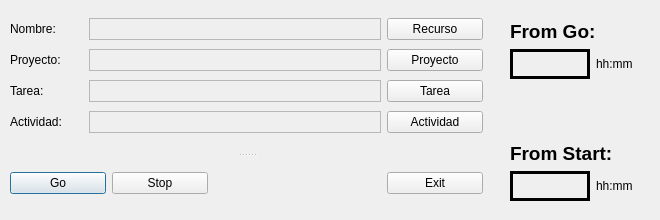
<?xml version="1.0" encoding="UTF-8"?>
<ui version="4.0">
 <class>MainForm</class>
 <widget class="QDialog" name="MainForm">
  <property name="geometry">
   <rect>
    <x>0</x>
    <y>0</y>
    <width>660</width>
    <height>220</height>
   </rect>
  </property>
  <property name="sizePolicy">
   <sizepolicy hsizetype="Minimum" vsizetype="Minimum">
    <horstretch>0</horstretch>
    <verstretch>0</verstretch>
   </sizepolicy>
  </property>
  <property name="minimumSize">
   <size>
    <width>660</width>
    <height>220</height>
   </size>
  </property>
  <property name="maximumSize">
   <size>
    <width>660</width>
    <height>220</height>
   </size>
  </property>
  <property name="windowTitle">
   <string>Dialog</string>
  </property>
  <widget class="QWidget" name="layoutWidget">
   <property name="geometry">
    <rect>
     <x>510</x>
     <y>20</y>
     <width>159</width>
     <height>181</height>
    </rect>
   </property>
   <layout class="QVBoxLayout" name="verticalLayout_3">
    <item>
     <layout class="QVBoxLayout" name="verticalLayout_2">
      <item>
       <widget class="QLabel" name="label_5">
        <property name="text">
         <string>&lt;html&gt;&lt;head/&gt;&lt;body&gt;&lt;p&gt;&lt;span style=&quot; font-size:14pt; font-weight:600;&quot;&gt;From Go:&lt;/span&gt;&lt;/p&gt;&lt;/body&gt;&lt;/html&gt;</string>
        </property>
       </widget>
      </item>
      <item>
       <layout class="QHBoxLayout" name="horizontalLayout_2">
        <item>
         <widget class="QLabel" name="showTimeFromGo">
          <property name="minimumSize">
           <size>
            <width>80</width>
            <height>30</height>
           </size>
          </property>
          <property name="frameShape">
           <enum>QFrame::Panel</enum>
          </property>
          <property name="lineWidth">
           <number>3</number>
          </property>
          <property name="midLineWidth">
           <number>2</number>
          </property>
          <property name="text">
           <string/>
          </property>
         </widget>
        </item>
        <item>
         <widget class="QLabel" name="label_6">
          <property name="text">
           <string>hh:mm</string>
          </property>
         </widget>
        </item>
       </layout>
      </item>
     </layout>
    </item>
    <item>
     <spacer name="verticalSpacer">
      <property name="orientation">
       <enum>Qt::Vertical</enum>
      </property>
      <property name="sizeHint" stdset="0">
       <size>
        <width>20</width>
        <height>40</height>
       </size>
      </property>
     </spacer>
    </item>
    <item>
     <layout class="QVBoxLayout" name="verticalLayout">
      <item>
       <widget class="QLabel" name="label_8">
        <property name="text">
         <string>&lt;html&gt;&lt;head/&gt;&lt;body&gt;&lt;p&gt;&lt;span style=&quot; font-size:14pt; font-weight:600;&quot;&gt;From Start:&lt;/span&gt;&lt;/p&gt;&lt;/body&gt;&lt;/html&gt;</string>
        </property>
       </widget>
      </item>
      <item>
       <layout class="QHBoxLayout" name="horizontalLayout_3">
        <item>
         <widget class="QLabel" name="showTimeFromStart">
          <property name="minimumSize">
           <size>
            <width>80</width>
            <height>30</height>
           </size>
          </property>
          <property name="frameShape">
           <enum>QFrame::Panel</enum>
          </property>
          <property name="lineWidth">
           <number>3</number>
          </property>
          <property name="midLineWidth">
           <number>2</number>
          </property>
          <property name="text">
           <string/>
          </property>
         </widget>
        </item>
        <item>
         <widget class="QLabel" name="label_7">
          <property name="text">
           <string>hh:mm</string>
          </property>
         </widget>
        </item>
       </layout>
      </item>
     </layout>
    </item>
   </layout>
  </widget>
  <widget class="QSplitter" name="splitter">
   <property name="geometry">
    <rect>
     <x>10</x>
     <y>15</y>
     <width>473</width>
     <height>181</height>
    </rect>
   </property>
   <property name="orientation">
    <enum>Qt::Vertical</enum>
   </property>
   <property name="handleWidth">
    <number>30</number>
   </property>
   <widget class="QWidget" name="layoutWidget">
    <layout class="QGridLayout" name="gridLayout">
     <item row="0" column="0">
      <widget class="QLabel" name="label">
       <property name="text">
        <string>Nombre:</string>
       </property>
      </widget>
     </item>
     <item row="0" column="1">
      <widget class="QLabel" name="displayRecurso">
       <property name="minimumSize">
        <size>
         <width>292</width>
         <height>20</height>
        </size>
       </property>
       <property name="frameShape">
        <enum>QFrame::StyledPanel</enum>
       </property>
       <property name="frameShadow">
        <enum>QFrame::Raised</enum>
       </property>
       <property name="midLineWidth">
        <number>1</number>
       </property>
       <property name="text">
        <string/>
       </property>
      </widget>
     </item>
     <item row="0" column="2">
      <widget class="QPushButton" name="setRecursoButton">
       <property name="minimumSize">
        <size>
         <width>96</width>
         <height>0</height>
        </size>
       </property>
       <property name="focusPolicy">
        <enum>Qt::NoFocus</enum>
       </property>
       <property name="text">
        <string>Recurso</string>
       </property>
      </widget>
     </item>
     <item row="1" column="0">
      <widget class="QLabel" name="label_2">
       <property name="text">
        <string>Proyecto:</string>
       </property>
      </widget>
     </item>
     <item row="1" column="1">
      <widget class="QLabel" name="displayProyecto">
       <property name="minimumSize">
        <size>
         <width>292</width>
         <height>20</height>
        </size>
       </property>
       <property name="frameShape">
        <enum>QFrame::StyledPanel</enum>
       </property>
       <property name="frameShadow">
        <enum>QFrame::Raised</enum>
       </property>
       <property name="text">
        <string/>
       </property>
      </widget>
     </item>
     <item row="1" column="2">
      <widget class="QPushButton" name="setProyectoButton">
       <property name="minimumSize">
        <size>
         <width>96</width>
         <height>0</height>
        </size>
       </property>
       <property name="focusPolicy">
        <enum>Qt::NoFocus</enum>
       </property>
       <property name="text">
        <string>Proyecto</string>
       </property>
      </widget>
     </item>
     <item row="2" column="0">
      <widget class="QLabel" name="label_3">
       <property name="text">
        <string>Tarea:</string>
       </property>
      </widget>
     </item>
     <item row="2" column="1">
      <widget class="QLabel" name="displayTarea">
       <property name="minimumSize">
        <size>
         <width>292</width>
         <height>20</height>
        </size>
       </property>
       <property name="frameShape">
        <enum>QFrame::StyledPanel</enum>
       </property>
       <property name="frameShadow">
        <enum>QFrame::Raised</enum>
       </property>
       <property name="text">
        <string/>
       </property>
      </widget>
     </item>
     <item row="2" column="2">
      <widget class="QPushButton" name="setTareaButton">
       <property name="minimumSize">
        <size>
         <width>96</width>
         <height>0</height>
        </size>
       </property>
       <property name="focusPolicy">
        <enum>Qt::NoFocus</enum>
       </property>
       <property name="text">
        <string>Tarea</string>
       </property>
      </widget>
     </item>
     <item row="3" column="0">
      <widget class="QLabel" name="label_4">
       <property name="text">
        <string>Actividad:</string>
       </property>
      </widget>
     </item>
     <item row="3" column="1">
      <widget class="QLabel" name="displayActividad">
       <property name="minimumSize">
        <size>
         <width>292</width>
         <height>20</height>
        </size>
       </property>
       <property name="frameShape">
        <enum>QFrame::StyledPanel</enum>
       </property>
       <property name="frameShadow">
        <enum>QFrame::Raised</enum>
       </property>
       <property name="text">
        <string/>
       </property>
      </widget>
     </item>
     <item row="3" column="2">
      <widget class="QPushButton" name="setActividadButton">
       <property name="minimumSize">
        <size>
         <width>96</width>
         <height>0</height>
        </size>
       </property>
       <property name="focusPolicy">
        <enum>Qt::NoFocus</enum>
       </property>
       <property name="text">
        <string>Actividad</string>
       </property>
      </widget>
     </item>
    </layout>
   </widget>
   <widget class="QWidget" name="layoutWidget">
    <layout class="QHBoxLayout" name="horizontalLayout">
     <item>
      <widget class="QPushButton" name="goButton">
       <property name="minimumSize">
        <size>
         <width>96</width>
         <height>0</height>
        </size>
       </property>
       <property name="focusPolicy">
        <enum>Qt::TabFocus</enum>
       </property>
       <property name="text">
        <string>Go</string>
       </property>
      </widget>
     </item>
     <item>
      <widget class="QPushButton" name="stopButton">
       <property name="minimumSize">
        <size>
         <width>96</width>
         <height>0</height>
        </size>
       </property>
       <property name="text">
        <string>Stop</string>
       </property>
      </widget>
     </item>
     <item>
      <spacer name="horizontalSpacer">
       <property name="orientation">
        <enum>Qt::Horizontal</enum>
       </property>
       <property name="sizeHint" stdset="0">
        <size>
         <width>78</width>
         <height>20</height>
        </size>
       </property>
      </spacer>
     </item>
     <item>
      <widget class="QPushButton" name="exitButton">
       <property name="minimumSize">
        <size>
         <width>96</width>
         <height>0</height>
        </size>
       </property>
       <property name="text">
        <string>Exit</string>
       </property>
      </widget>
     </item>
    </layout>
   </widget>
  </widget>
  <zorder>splitter</zorder>
  <zorder>layoutWidget</zorder>
 </widget>
 <tabstops>
  <tabstop>goButton</tabstop>
  <tabstop>stopButton</tabstop>
  <tabstop>exitButton</tabstop>
 </tabstops>
 <resources/>
 <connections/>
 <designerdata>
  <property name="gridDeltaX">
   <number>10</number>
  </property>
  <property name="gridDeltaY">
   <number>10</number>
  </property>
  <property name="gridSnapX">
   <bool>true</bool>
  </property>
  <property name="gridSnapY">
   <bool>true</bool>
  </property>
  <property name="gridVisible">
   <bool>true</bool>
  </property>
 </designerdata>
</ui>
